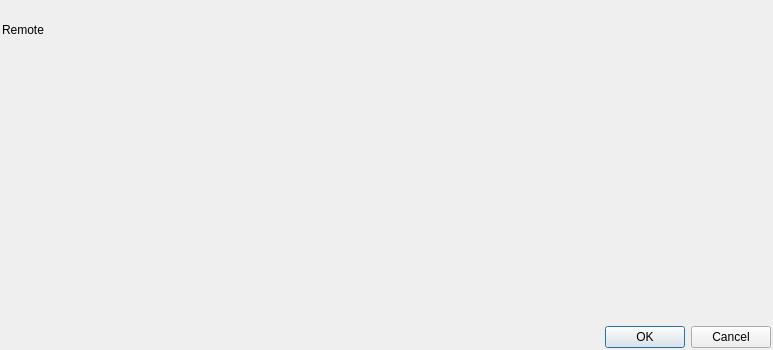
<?xml version="1.0" encoding="UTF-8"?>
<ui version="4.0">
 <class>RemoteEditor</class>
 <widget class="QDialog" name="RemoteEditor">
  <property name="geometry">
   <rect>
    <x>0</x>
    <y>0</y>
    <width>773</width>
    <height>350</height>
   </rect>
  </property>
  <property name="windowTitle">
   <string>Dialog</string>
  </property>
  <layout class="QVBoxLayout" name="verticalLayout" stretch="1,0,0,1">
   <property name="leftMargin">
    <number>2</number>
   </property>
   <property name="topMargin">
    <number>5</number>
   </property>
   <property name="rightMargin">
    <number>2</number>
   </property>
   <property name="bottomMargin">
    <number>2</number>
   </property>
   <item>
    <widget class="QLabel" name="remote_label">
     <property name="minimumSize">
      <size>
       <width>0</width>
       <height>0</height>
      </size>
     </property>
     <property name="maximumSize">
      <size>
       <width>16777215</width>
       <height>50</height>
      </size>
     </property>
     <property name="styleSheet">
      <string notr="true">font: 16pt &quot;黑体&quot;;</string>
     </property>
     <property name="text">
      <string>Remote</string>
     </property>
    </widget>
   </item>
   <item>
    <layout class="QHBoxLayout" name="horizontalLayout_4" stretch="1,1">
     <item>
      <layout class="QVBoxLayout" name="leftLayout"/>
     </item>
     <item>
      <layout class="QVBoxLayout" name="rightLayout">
       <property name="spacing">
        <number>2</number>
       </property>
      </layout>
     </item>
    </layout>
   </item>
   <item>
    <spacer name="verticalSpacer">
     <property name="orientation">
      <enum>Qt::Vertical</enum>
     </property>
     <property name="sizeHint" stdset="0">
      <size>
       <width>20</width>
       <height>40</height>
      </size>
     </property>
    </spacer>
   </item>
   <item>
    <widget class="QDialogButtonBox" name="buttonBox">
     <property name="orientation">
      <enum>Qt::Horizontal</enum>
     </property>
     <property name="standardButtons">
      <set>QDialogButtonBox::Cancel|QDialogButtonBox::Ok</set>
     </property>
    </widget>
   </item>
  </layout>
 </widget>
 <resources/>
 <connections>
  <connection>
   <sender>buttonBox</sender>
   <signal>rejected()</signal>
   <receiver>RemoteEditor</receiver>
   <slot>reject()</slot>
   <hints>
    <hint type="sourcelabel">
     <x>316</x>
     <y>260</y>
    </hint>
    <hint type="destinationlabel">
     <x>286</x>
     <y>274</y>
    </hint>
   </hints>
  </connection>
 </connections>
</ui>
